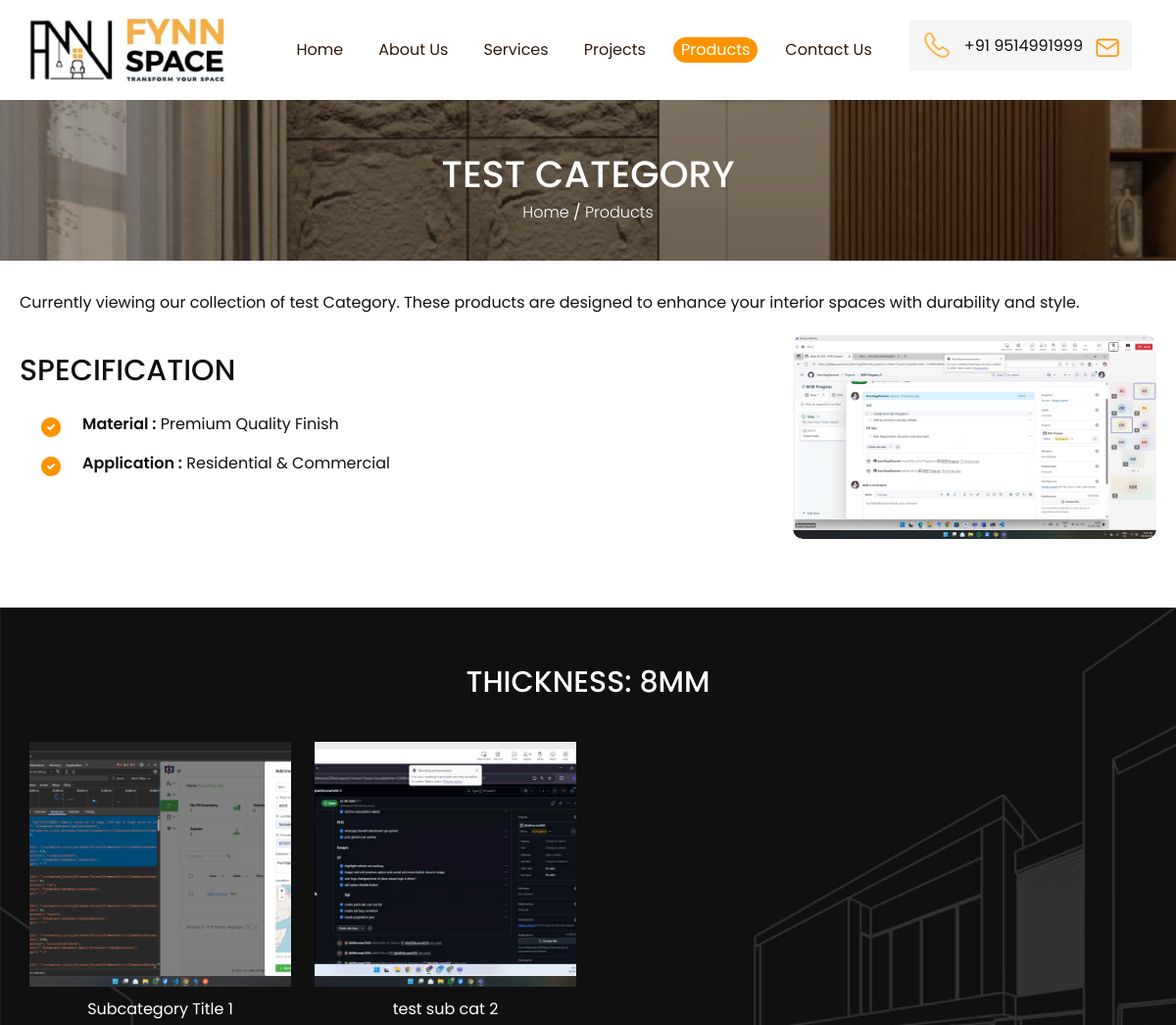
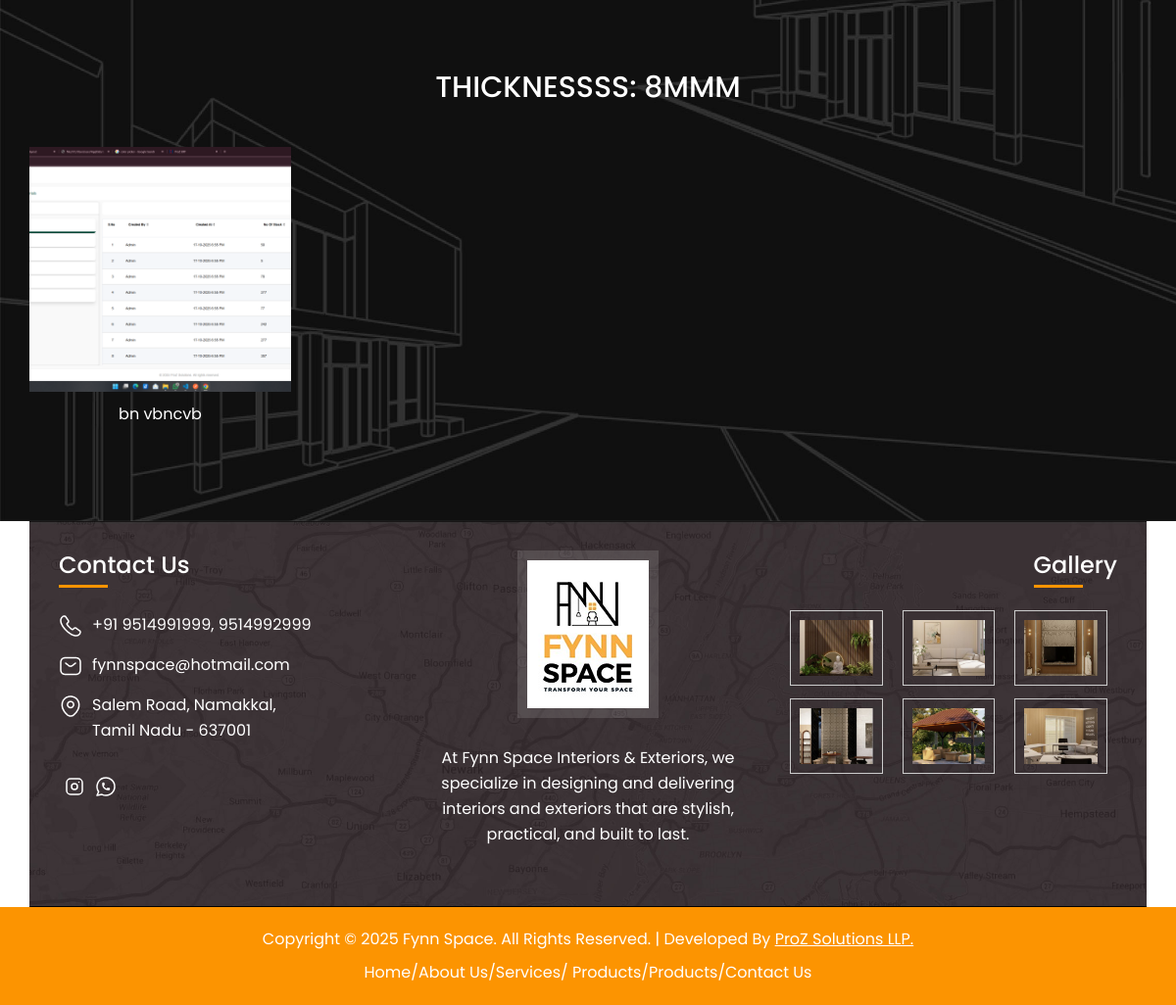
Screenshot of /product-details.php?id=8 with the database file from the repository (2 pictures, top to bottom).
### tables this page shows
CREATE TABLE products (
            id INTEGER PRIMARY KEY AUTOINCREMENT,
            cate_title TEXT NOT NULL,
            cat_image TEXT,
            created_at DATETIME DEFAULT CURRENT_TIMESTAMP
        );

CREATE TABLE product_subcategories (
        id INTEGER PRIMARY KEY AUTOINCREMENT,
        product_id INTEGER NOT NULL,
        subcat_title TEXT NOT NULL,
        subcat_image TEXT,
        created_at DATETIME DEFAULT CURRENT_TIMESTAMP, group_name TEXT DEFAULT 'General',
        FOREIGN KEY (product_id) REFERENCES "products_old_schema"(id) ON DELETE CASCADE
    );

### product-details.php (the view, shortened to what this page needs)
<?php
require_once 'db_config.php';
$product_id = $_GET['id'];
try {
    $stmt = $db->prepare("SELECT * FROM products WHERE id = ?");
    $stmt->execute([$product_id]);
    $product = $stmt->fetch(PDO::FETCH_ASSOC);
    $stmt_sub = $db->prepare("SELECT * FROM product_subcategories WHERE product_id = ? ORDER BY id ASC");
    $stmt_sub->execute([$product_id]);
    $subcategories = $stmt_sub->fetchAll(PDO::FETCH_ASSOC);
} catch (PDOException $e) {
    die("Error: " . $e->getMessage());
}
?>
<!DOCTYPE html>
<html lang="en">
<head>
<?php include('website-link.php'); ?>
</head>
<body>
<?php
include('header.php'); ?>
<div class="slipheader">
    <div class="abouthead">
        <h3><?php echo htmlspecialchars($product['cate_title']); ?></h3>
        <ul class="about-short">
            <li><a href="index.php">Home</a> <span>/</span></li>
            <li><a href="products.php">Products</a> </li>
        </ul>
    </div>
</div>
<section class="services-section">
    <div class="auto-container">
        <div class="pt-oop">
            <div class="ccaro-out">
                <div class="row clearfix">
                    <div class="title-column col-lg-12 col-md-12 col-sm-12">
                        <div class="text abtexzt">
                            Currently viewing our collection of <?php echo htmlspecialchars($product['cate_title']); ?>.
                            These products are designed to enhance your interior spaces with durability and style.
                        </div>
                    </div>
                    <div class="title-column col-lg-8 col-md-12 col-sm-12">
                        <div class="headingparr">
                            <h3>SPECIFICATION</h3>
                        </div>
                        <div class="fscontact-info">
                            <span class="icon  fflaticon-before"><img src="images/tick.svg"></span>
                            <p class="p2p"><span class="p2p-span">Material :</span> Premium Quality Finish</p>
                        </div>
                         <div class="fscontact-info">
                            <span class="icon  fflaticon-before"><img src="images/tick.svg"></span>
                            <p class="p2p"><span class="p2p-span">Application :</span> Residential & Commercial</p>
                        </div>
                    </div>
                    <div class="video-column col-lg-4 col-md-12 col-sm-12">
                        <div class="abtus-img">
                             <?php if (!empty($product['cat_image'])): ?>
                                <img src="images/products/<?php echo htmlspecialchars($product['cat_image']); ?>" style="width:100%; border-radius:10px;" />
                            <?php endif; ?>
                        </div>
                    </div>
                </div>
            </div>
        </div>
    </div>
</section>
<section class="projectsection">
    <div class="container-fluid position-relative">
        <?php
        $grouped_subs = [];
        if (count($subcategories) > 0) {
            foreach ($subcategories as $sub) {
                $group = !empty($sub['group_name']) ? $sub['group_name'] : 'Designs';
                $grouped_subs[$group][] = $sub;
            }
        }
        ?>
        <?php if (count($grouped_subs) > 0): ?>
            <?php foreach ($grouped_subs as $group_title => $items): ?>
                <div class="headingpar proejcthead" >
                    <h3><?php echo htmlspecialchars($group_title); ?></h3>
                </div>
                <div class="row mb-5">
                    <?php foreach ($items as $sub): ?>
                        <div class="col-md-3 smmob">
                            <div class="projecthomeout">
                                <div class="projimg">
                                    <?php if (!empty($sub['subcat_image'])): ?>
                                        <img src="images/products/<?php echo htmlspecialchars($sub['subcat_image']); ?>" style="width:100%; height:250px; object-fit:cover;">
                                    <?php else: ?>
                                        <img src="images/default.jpg" style="width:100%; height:250px; object-fit:cover;">
                                    <?php endif; ?>
                                </div>
                                <h6><?php echo htmlspecialchars($sub['subcat_title']); ?></h6>
                            </div>
                        </div>
                    <?php endforeach; ?>
                </div>
            <?php endforeach; ?>
        <?php else: ?>
            <div class="text-center py-5">
                <h4>No specific designs added for this category yet.</h4>
            </div>
        <?php endif; ?>
    </div>
</section>
<?php include('footer.php'); ?>
</body>
</html>

### rows the page displays
products: cate_title "TEST CATEGORY", cate_title "test Category", cat_image (picture)
product_subcategories: subcat_image (picture), subcat_title "Subcategory Title 1"
product_subcategories: subcat_image (picture), subcat_title "test sub cat 2"
product_subcategories: subcat_image (picture), subcat_title "bn vbncvb"

### other values shown
$group_title "THICKNESS: 8MM"
$group_title "THICKNESSSS: 8MMM"
